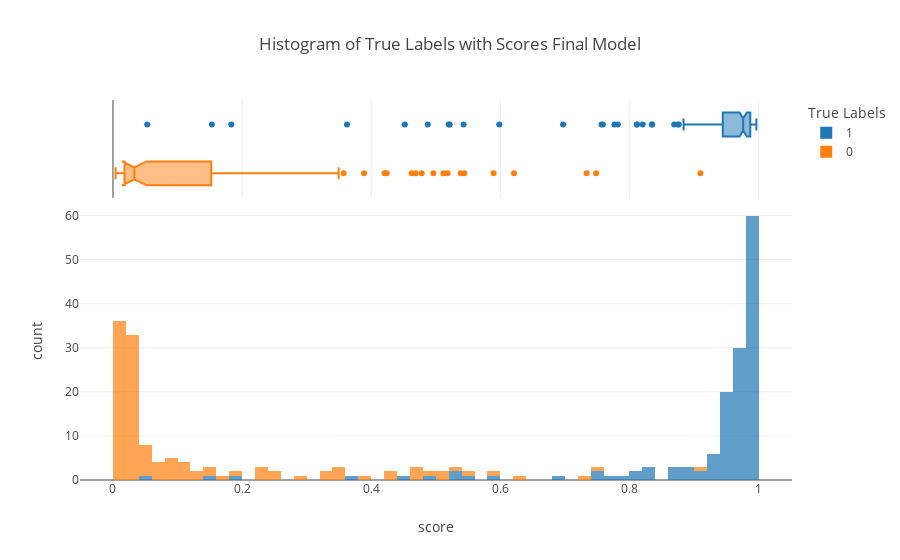
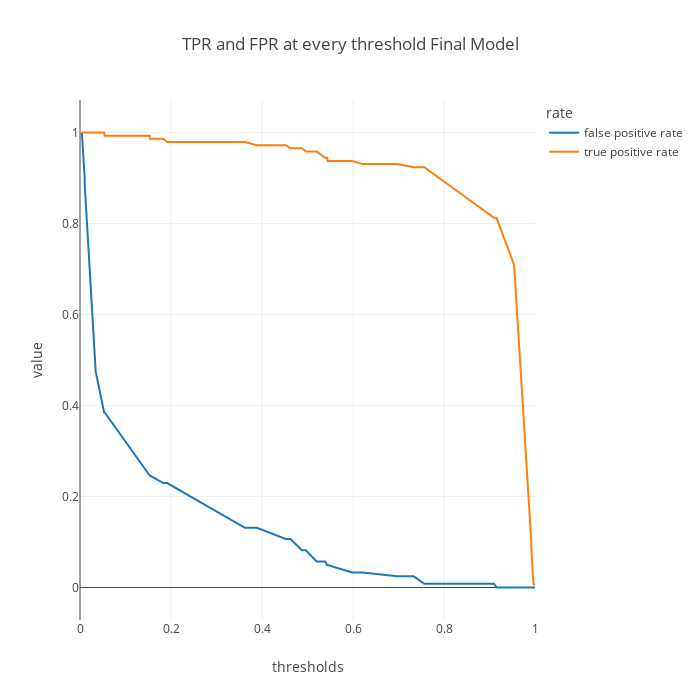
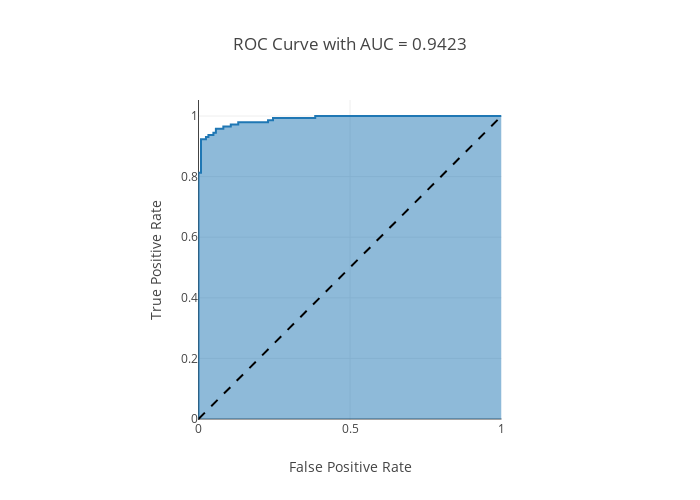

The cell these charts' notebook holds for them, in order:
### Markdown cell above
## D) Histogram of True Labels, True Positive Rate/False Positive Rate at Every Threshold and ROC Curve of Final Model

### Code cell
y_score_final = final_model.predict_proba(X_test)[:, 1]
fpr, tpr, thresholds = roc_curve(y_test, y_score_final)

#histogram of scores compared to true labels
fig_hist = px.histogram( x = y_score_final, color = y_test, nbins = 50, 
labels = dict(color = 'True Labels', x = 'score'), title = 'Histogram of True Labels with Scores Final Model', opacity = 0.7,
marginal = 'box')
fig_hist.show()


df_tp = pd.DataFrame({
    'false positive rate' : fpr,
    'true positive rate' : tpr
}, index = thresholds)
df_tp.index.name = 'thresholds'
df_tp.columns.name = 'rate'

fig_thresh = px.line(df_tp, title = 'TPR and FPR at every threshold Final Model',
width = 700, height = 700)

fig_thresh.update_yaxes(scaleanchor = 'x', scaleratio = 1)
fig_thresh.update_xaxes(range = [0,1], constrain = 'domain')
fig_thresh.show()

fig = px.area( x = fpr, y = tpr, 
title = f'ROC Curve with AUC = {roc_auc_score(y_test,final_predictions):.4f}',
labels = dict(x = 'False Positive Rate', y = 'True Positive Rate'),
width = 700, height = 500)

fig.add_shape(
    type = 'line', line = dict(dash = 'dash'),
    x0 = 0, x1 = 1, y0=0, y1=1
)

fig.update_yaxes(scaleanchor = 'x', scaleratio = 1)
fig.update_xaxes(range = [0,1], constrain = 'domain')
fig.show()

### Figure 1 — Plotly figure (JSON) as saved in the notebook; plotly's stock layout.template omitted (floating-point values rounded to 4 significant figures; data arrays with more than 128 entries replaced by an {"elided": "..."} marker saying what was removed)
{"data": [{"alignmentgroup": "True", "bingroup": "x", "hovertemplate": "True Labels=1<br>score=%{x}<br>count=%{y}<extra></extra>", "legendgroup": "1", "marker": {"color": "#1F77B4", "opacity": 0.7}, "name": "1", "nbinsx": 50, "offsetgroup": "1", "orientation": "v", "showlegend": true, "type": "histogram", "x": {"elided": "144 float values"}, "xaxis": "x", "yaxis": "y"}, {"alignmentgroup": "True", "hovertemplate": "True Labels=1<br>score=%{x}<extra></extra>", "legendgroup": "1", "marker": {"color": "#1F77B4"}, "name": "1", "notched": true, "offsetgroup": "1", "showlegend": false, "type": "box", "x": {"elided": "144 float values"}, "xaxis": "x2", "yaxis": "y2"}, {"alignmentgroup": "True", "bingroup": "x", "hovertemplate": "True Labels=0<br>score=%{x}<br>count=%{y}<extra></extra>", "legendgroup": "0", "marker": {"color": "#FF7F0E", "opacity": 0.7}, "name": "0", "nbinsx": 50, "offsetgroup": "0", "orientation": "v", "showlegend": true, "type": "histogram", "x": [0.03352, 0.006616, 0.06687, 0.01161, 0.05398, 0.3266, 0.1092, 0.02244, 0.01707, 0.1367, 0.1267, 0.01906, 0.4782, 0.1657, 0.3496, 0.007832, 0.01165, 0.07848, 0.0219, 0.5895, 0.4688, 0.01603, 0.1052, 0.009313, 0.09937, 0.01814, 0.7336, 0.01114, 0.01693, 0.2319, 0.03328, 0.1916, 0.02902, 0.01937, 0.2379, 0.08373, 0.04769, 0.01036, 0.01246, 0.0263, 0.4239, 0.2465, 0.9099, 0.01494, 0.02497, 0.04986, 0.3443, 0.01023, 0.0254, 0.02196, 0.009692, 0.01115, 0.04062, 0.01352, 0.01784, 0.07377, 0.009143, 0.0294, 0.007289, 0.01042, 0.1049, 0.01023, 0.3573, 0.02572, 0.02316, 0.004054, 0.02091, 0.01865, 0.7484, 0.5442, 0.2934, 0.4963, 0.07657, 0.01811, 0.01086, 0.02066, 0.02951, 0.03929, 0.01302, 0.008983, 0.02134, 0.5117, 0.326, 0.008224, 0.1148, 0.02764, 0.4208, 0.02258, 0.03295, 0.4626, 0.08452, 0.007824, 0.009635, 0.02273, 0.02684, 0.02117, 0.0049, 0.6211, 0.0343, 0.5184, 0.03448, 0.03171, 0.01728, 0.2397, 0.0385, 0.5386, 0.1523, 0.03092, 0.3889, 0.09463, 0.1535, 0.03214, 0.01385, 0.08762, 0.04518, 0.04892, 0.02003, 0.03352, 0.02056, 0.0475, 0.2427, 0.03464], "xaxis": "x", "yaxis": "y"}, {"alignmentgroup": "True", "hovertemplate": "True Labels=0<br>score=%{x}<extra></extra>", "legendgroup": "0", "marker": {"color": "#FF7F0E"}, "name": "0", "notched": true, "offsetgroup": "0", "showlegend": false, "type": "box", "x": [0.03352, 0.006616, 0.06687, 0.01161, 0.05398, 0.3266, 0.1092, 0.02244, 0.01707, 0.1367, 0.1267, 0.01906, 0.4782, 0.1657, 0.3496, 0.007832, 0.01165, 0.07848, 0.0219, 0.5895, 0.4688, 0.01603, 0.1052, 0.009313, 0.09937, 0.01814, 0.7336, 0.01114, 0.01693, 0.2319, 0.03328, 0.1916, 0.02902, 0.01937, 0.2379, 0.08373, 0.04769, 0.01036, 0.01246, 0.0263, 0.4239, 0.2465, 0.9099, 0.01494, 0.02497, 0.04986, 0.3443, 0.01023, 0.0254, 0.02196, 0.009692, 0.01115, 0.04062, 0.01352, 0.01784, 0.07377, 0.009143, 0.0294, 0.007289, 0.01042, 0.1049, 0.01023, 0.3573, 0.02572, 0.02316, 0.004054, 0.02091, 0.01865, 0.7484, 0.5442, 0.2934, 0.4963, 0.07657, 0.01811, 0.01086, 0.02066, 0.02951, 0.03929, 0.01302, 0.008983, 0.02134, 0.5117, 0.326, 0.008224, 0.1148, 0.02764, 0.4208, 0.02258, 0.03295, 0.4626, 0.08452, 0.007824, 0.009635, 0.02273, 0.02684, 0.02117, 0.0049, 0.6211, 0.0343, 0.5184, 0.03448, 0.03171, 0.01728, 0.2397, 0.0385, 0.5386, 0.1523, 0.03092, 0.3889, 0.09463, 0.1535, 0.03214, 0.01385, 0.08762, 0.04518, 0.04892, 0.02003, 0.03352, 0.02056, 0.0475, 0.2427, 0.03464], "xaxis": "x2", "yaxis": "y2"}], "layout": {"barmode": "relative", "legend": {"title": {"text": "True Labels"}, "tracegroupgap": 0}, "title": {"text": "Histogram of True Labels with Scores Final Model"}, "xaxis": {"anchor": "y", "domain": [0, 1], "title": {"text": "score"}}, "xaxis2": {"anchor": "y2", "domain": [0, 1], "matches": "x", "showgrid": true, "showticklabels": false}, "yaxis": {"anchor": "x", "domain": [0, 0.7326], "title": {"text": "count"}}, "yaxis2": {"anchor": "x2", "domain": [0.7426, 1], "matches": "y2", "showgrid": false, "showline": false, "showticklabels": false, "ticks": ""}}}

### Figure 2 — Plotly figure (JSON) as saved in the notebook; plotly's stock layout.template omitted (floating-point values rounded to 4 significant figures)
{"data": [{"hovertemplate": "rate=false positive rate<br>thresholds=%{x}<br>value=%{y}<extra></extra>", "legendgroup": "false positive rate", "line": {"color": "#1F77B4", "dash": "solid"}, "mode": "lines", "name": "false positive rate", "orientation": "v", "showlegend": true, "type": "scatter", "x": [1.997, 0.9966, 0.9917, 0.9916, 0.955, 0.9542, 0.9154, 0.9099, 0.7567, 0.7336, 0.6971, 0.6211, 0.5983, 0.5442, 0.5431, 0.5386, 0.52, 0.4963, 0.4876, 0.4626, 0.4521, 0.3889, 0.3624, 0.1916, 0.1832, 0.1535, 0.1532, 0.05398, 0.05292, 0.0343, 0.03352, 0.01036, 0.01023, 0.004054], "xaxis": "x", "y": [0, 0, 0, 0, 0, 0, 0, 0.008197, 0.008197, 0.02459, 0.02459, 0.03279, 0.03279, 0.04918, 0.04918, 0.05738, 0.05738, 0.08197, 0.08197, 0.1066, 0.1066, 0.1311, 0.1311, 0.2295, 0.2295, 0.2459, 0.2459, 0.3852, 0.3852, 0.4754, 0.4918, 0.8852, 0.9016, 1], "yaxis": "y"}, {"hovertemplate": "rate=true positive rate<br>thresholds=%{x}<br>value=%{y}<extra></extra>", "legendgroup": "true positive rate", "line": {"color": "#FF7F0E", "dash": "solid"}, "mode": "lines", "name": "true positive rate", "orientation": "v", "showlegend": true, "type": "scatter", "x": [1.997, 0.9966, 0.9917, 0.9916, 0.955, 0.9542, 0.9154, 0.9099, 0.7567, 0.7336, 0.6971, 0.6211, 0.5983, 0.5442, 0.5431, 0.5386, 0.52, 0.4963, 0.4876, 0.4626, 0.4521, 0.3889, 0.3624, 0.1916, 0.1832, 0.1535, 0.1532, 0.05398, 0.05292, 0.0343, 0.03352, 0.01036, 0.01023, 0.004054], "xaxis": "x", "y": [0, 0.006944, 0.09028, 0.1042, 0.6944, 0.7083, 0.8125, 0.8125, 0.9236, 0.9236, 0.9306, 0.9306, 0.9375, 0.9375, 0.9444, 0.9444, 0.9583, 0.9583, 0.9653, 0.9653, 0.9722, 0.9722, 0.9792, 0.9792, 0.9861, 0.9861, 0.9931, 0.9931, 1, 1, 1, 1, 1, 1], "yaxis": "y"}], "layout": {"height": 700, "legend": {"title": {"text": "rate"}, "tracegroupgap": 0}, "title": {"text": "TPR and FPR at every threshold Final Model"}, "width": 700, "xaxis": {"anchor": "y", "constrain": "domain", "domain": [0, 1], "range": [0, 1], "title": {"text": "thresholds"}}, "yaxis": {"anchor": "x", "domain": [0, 1], "scaleanchor": "x", "scaleratio": 1, "title": {"text": "value"}}}}

### Figure 3 — Plotly figure (JSON) as saved in the notebook; plotly's stock layout.template omitted (floating-point values rounded to 4 significant figures)
{"data": [{"hovertemplate": "False Positive Rate=%{x}<br>True Positive Rate=%{y}<extra></extra>", "legendgroup": "", "line": {"color": "#1F77B4"}, "mode": "lines", "name": "", "orientation": "v", "showlegend": false, "stackgroup": "1", "type": "scatter", "x": [0, 0, 0, 0, 0, 0, 0, 0.008197, 0.008197, 0.02459, 0.02459, 0.03279, 0.03279, 0.04918, 0.04918, 0.05738, 0.05738, 0.08197, 0.08197, 0.1066, 0.1066, 0.1311, 0.1311, 0.2295, 0.2295, 0.2459, 0.2459, 0.3852, 0.3852, 0.4754, 0.4918, 0.8852, 0.9016, 1], "xaxis": "x", "y": [0, 0.006944, 0.09028, 0.1042, 0.6944, 0.7083, 0.8125, 0.8125, 0.9236, 0.9236, 0.9306, 0.9306, 0.9375, 0.9375, 0.9444, 0.9444, 0.9583, 0.9583, 0.9653, 0.9653, 0.9722, 0.9722, 0.9792, 0.9792, 0.9861, 0.9861, 0.9931, 0.9931, 1, 1, 1, 1, 1, 1], "yaxis": "y"}], "layout": {"height": 500, "legend": {"tracegroupgap": 0}, "shapes": [{"line": {"dash": "dash"}, "type": "line", "x0": 0, "x1": 1, "y0": 0, "y1": 1}], "title": {"text": "ROC Curve with AUC = 0.9423"}, "width": 700, "xaxis": {"anchor": "y", "constrain": "domain", "domain": [0, 1], "range": [0, 1], "title": {"text": "False Positive Rate"}}, "yaxis": {"anchor": "x", "domain": [0, 1], "scaleanchor": "x", "scaleratio": 1, "title": {"text": "True Positive Rate"}}}}
